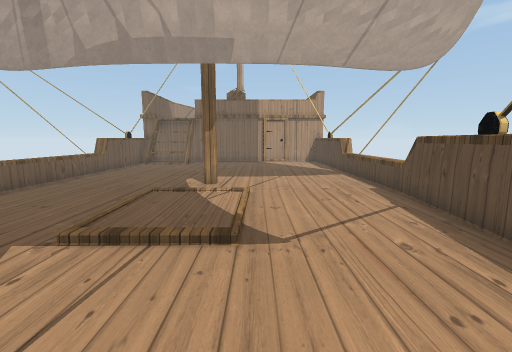
[1] (above)

14 first-person views from a walk through a 3-D level made in the Unity game engine. The camera is 1.5 m above the floor, tilts 8° down and sees 90° across. The floor is counted in squares, 0.9 m on a side. Each view is taken from the middle of a square. On the plan, view 1 faces up. The plan holds only what a view shows up to about 14 squares ahead; the rest is blank. The place goes on beyond the plan. The player is left out. Some surface patterns are stand-ins.

[2]
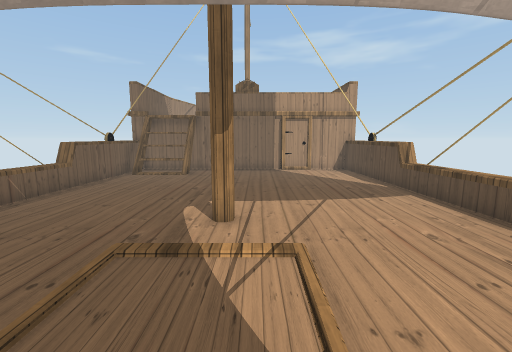

[3]
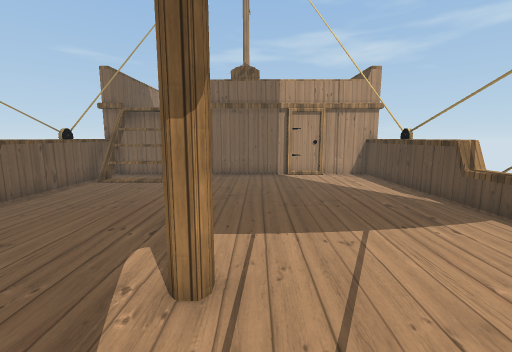

[4]
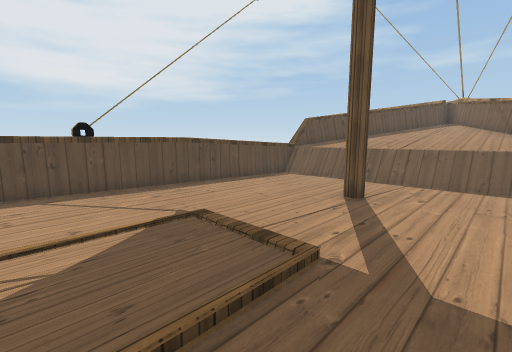

[5]
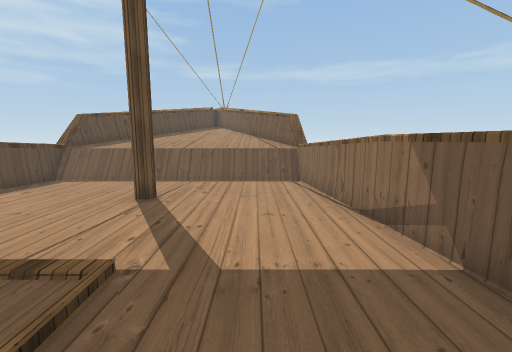

[6]
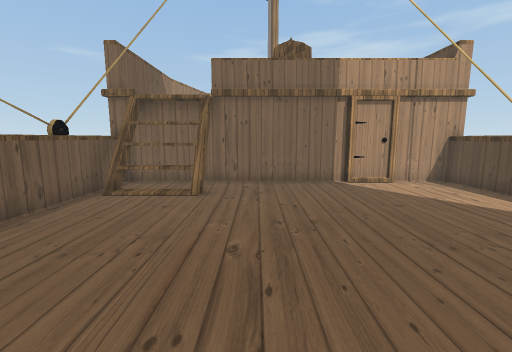

[7]
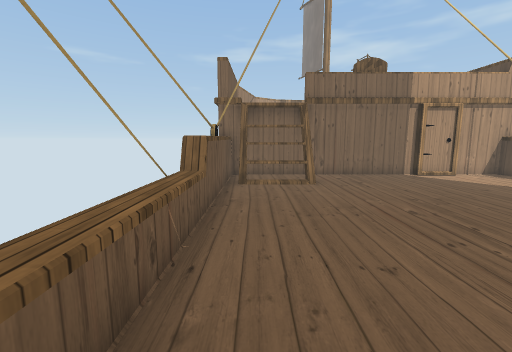

[8]
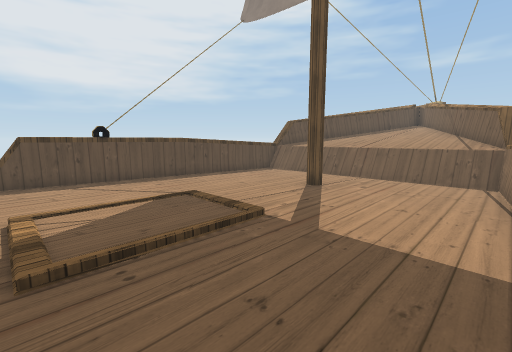

[9]
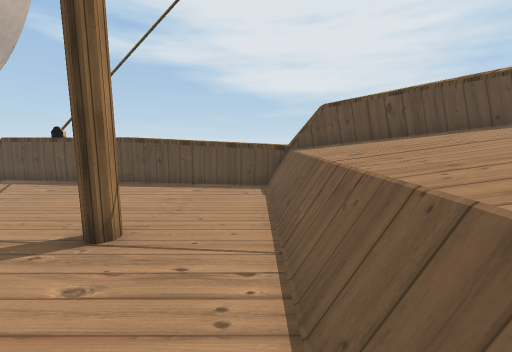

[10]
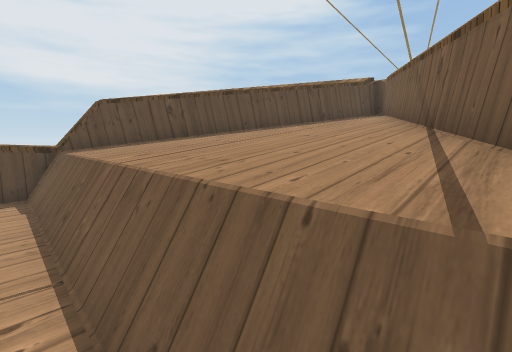

[11]
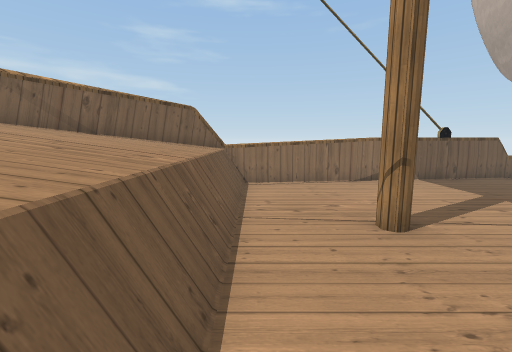

[12]
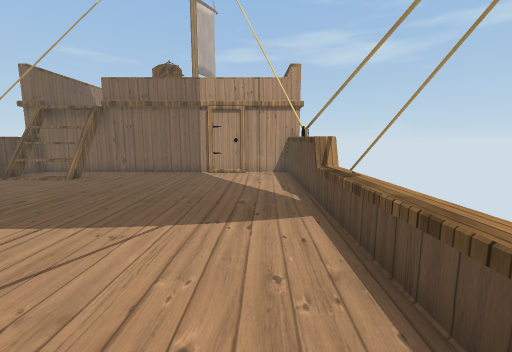

[13]
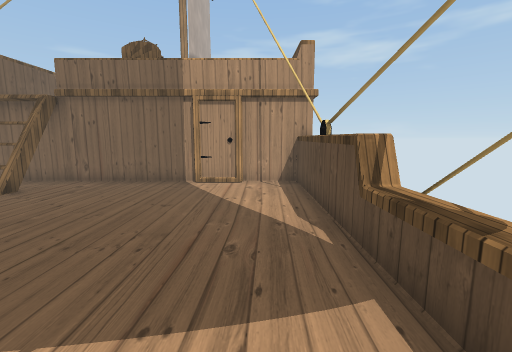

[14]
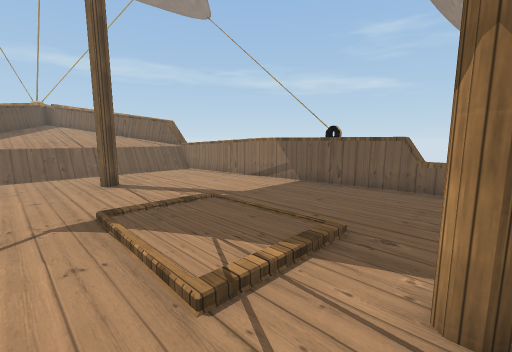

### Floor plan
Key: @ floor where view 1 was taken; # wall or solid block; . floor; / step, stairs or slope; = window, fence, low wall or low ledge; ^ raised ledge.
Columns run from 9 left of view 1 to 6 right of it. Each row starts with its distance up from view 1.
 21  ##############
 20  #........##..#
 19  #..#.........#
 18  #^^^.........#
 17  #............#
 16  #............#
 15  #............#
 14 ##............##
 13 ^^............^#
 12 ^^............^
 11 ^^............^
 10 ^^.....#......^
  9 ^^............^
  8 #^....////....^
  7  #......./....#
  6  #............#
  5  #............#
  4  #....///....##
  3  #...........#
  2  #...........#
  1  #...........#
  0  #.....#.@...#
 -1  #=..........=
 -2   ^..........^
 -3   ^..........^
 -4   #=========#^
 -5   #^^^^^^^^^##
 -6    #^^^^^^^^#

Where each view was taken, in squares from view 1:
view 1: 0 up, 0 right, facing up
view 2: 4 up, 1 left, facing up
view 3: 7 up, 1 left, facing up
view 4: 7 up, 5 left, facing down-right
view 5: 7 up, 5 left, facing down
view 6: 10 up, 3 left, facing up
view 7: 8 up, 7 left, facing up
view 8: 8 up, 7 left, facing down-right
view 9: 3 down, 6 left, facing right
view 10: 3 down, 6 left, facing down-right
view 11: 3 down, 3 right, facing left
view 12: 7 up, 3 right, facing up
view 13: 10 up, 3 right, facing up
view 14: 10 up, 1 right, facing down-left
